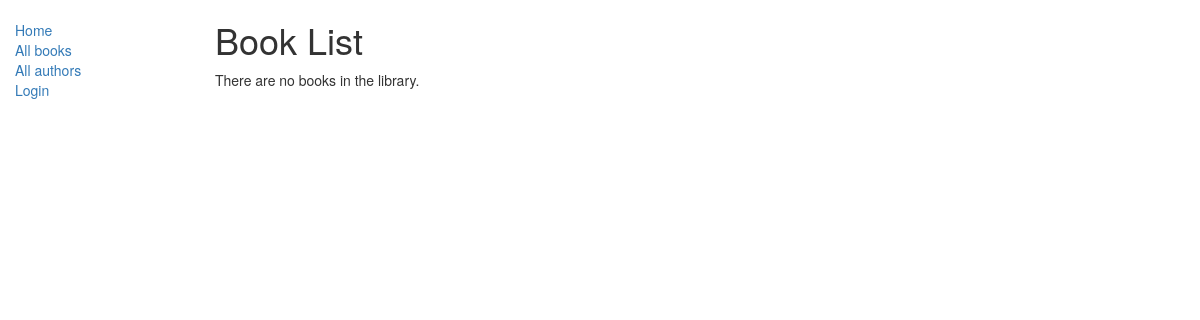
Before: /catalog/books/ with the older database file.
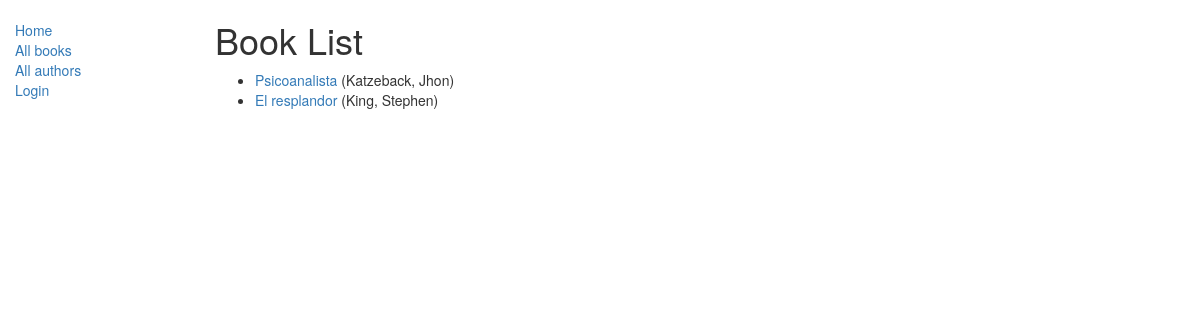
After: the same page with the newer database file.
### catalog/models.py (models this page shows, shortened)
class Book(models.Model):
    title = models.CharField(max_length=200)
    author = models.ForeignKey('Author', on_delete=models.SET_NULL, null=True)
    summary = models.TextField(max_length=1000, help_text="Ingrese una breve descripción del libro")
    isbn = models.CharField('ISBN',max_length=13, help_text='13 Caracteres <a href="https://www.isbn-international.org/content/what-isbn">ISBN number</a>')
    genre = models.ManyToManyField(Genre, help_text="Seleccione un genero para este libro")
    def get_absolute_url(self):
        return reverse('book-detail', args=[str(self.id)])

class Author(models.Model):
    first_name = models.CharField(max_length=100)
    last_name = models.CharField(max_length=100)
    date_of_birth = models.DateField(null=True, blank=True)
    date_of_death = models.DateField('Died', null=True, blank=True)
    def __str__(self):
        return '%s, %s' % (self.last_name, self.first_name)

### catalog/views.py (the view)
class BookListView(generic.ListView):
    model = Book
    paginate_by = 10

### catalog/templates/catalog/book_list.html
{% extends "base_generic.html" %}
{% block content %}
    <h1>Book List</h1>
    {% if book_list %}
    <ul>
      {% for book in book_list %}
      <li>
        <a href="{{ book.get_absolute_url }}">{{ book.title }}</a> ({{book.author}})
      </li>
      {% endfor %}
    </ul>
    {% else %}
      <p>There are no books in the library.</p>
    {% endif %}
{% endblock %}

### catalog/templates/base_generic.html (shortened to what this page needs)
<!DOCTYPE html>
<html lang="en">
<head>
  <link rel="stylesheet" href="https://maxcdn.bootstrapcdn.com/bootstrap/3.3.7/css/bootstrap.min.css">
  {% load static %}
  <link rel="stylesheet" href="{% static 'css/styles.css' %}">
</head>
<body>
  <div class="container-fluid">
    <div class="row">
      <div class="col-sm-2">
      {% block sidebar %}
      <ul class="sidebar-nav">
          <li><a href="{% url 'index' %}">Home</a></li>
          <li><a href="{% url 'books' %}">All books</a></li>
          <li><a href="">All authors</a></li>
          {% if user.is_authenticated %}
             <li>User: {{ user.get_username }}</li>
             <li><a href="{% url 'my-borrowed' %}">My Borrowed</a></li>
             <li><a href="{% url 'logout'%}?next={{request.path}}">Logout</a></li>
          {% else %}
             <li><a href="{% url 'login'%}?next={{request.path}}">Login</a></li>
          {% endif %}
      </ul>
     {% endblock %}
      </div>
      <div class="col-sm-10 ">
      {% block content %}{% endblock %}
      </div>
    </div>
  </div>
</body>
</html>

### catalog/static/css/styles.css (style rules this page uses)
.sidebar-nav { margin-top: 20px; padding: 0; list-style: none; }

Changed rows visible on the page:
added Book: title "Psicoanalista", author "Katzeback, Jhon"
added Book: title "El resplandor", author "King, Stephen"
Other visible differences:
text no longer shown: "There are no books in the library."
